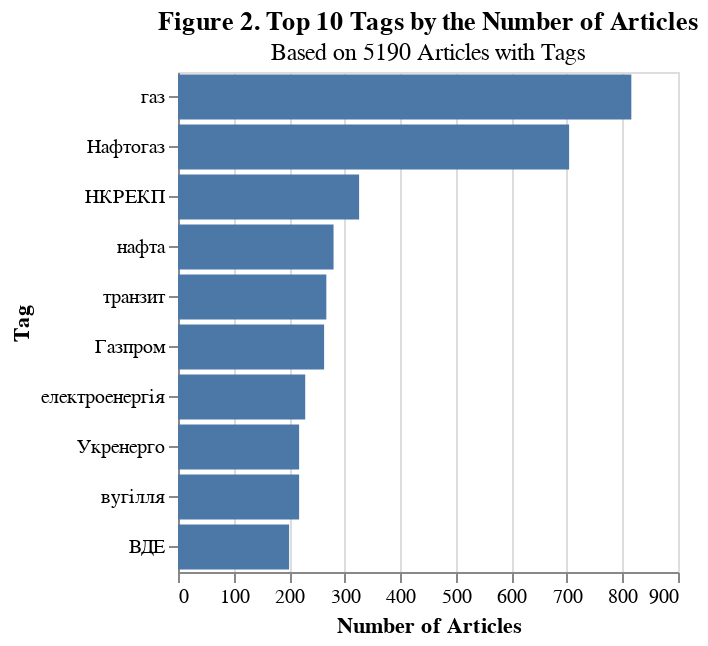

Notebook source saved alongside this figure:
### Code cell
chart2 = alt.Chart(df_temp.head(10)).mark_bar().encode(
    x=alt.X("Frequency", title = "Number of Articles"),
    y=alt.Y("Tag", sort = "-x"), #-x for descending order
    tooltip=["Tag", "Frequency"]
).properties(
    height = 250,
    width = 250,
    title = {"text":"Figure 2. Top 10 Tags by the Number of Articles ",
             "subtitle":f"Based on {df_articles.Tags.dropna().shape[0]} Articles with Tags"}

).interactive()
chart2

### Figure 1 — Vega-Lite specification as saved in the notebook (floating-point values rounded to 4 significant figures)
{"config": {"view": {"continuousWidth": 400, "continuousHeight": 300}}, "data": {"name": "data-5582a1ceca687c894c30d18593cb4358"}, "mark": "bar", "encoding": {"tooltip": [{"type": "nominal", "field": "Tag"}, {"type": "quantitative", "field": "Frequency"}], "x": {"type": "quantitative", "field": "Frequency", "title": "Number of Articles"}, "y": {"type": "nominal", "field": "Tag", "sort": "-x"}}, "height": 250, "selection": {"selector002": {"type": "interval", "bind": "scales", "encodings": ["x", "y"]}}, "title": {"text": "Figure 2. Top 10 Tags by the Number of Articles ", "subtitle": "Based on 5190 Articles with Tags"}, "width": 250, "$schema": "https://vega.github.io/schema/vega-lite/v4.8.1.json", "datasets": {"data-5582a1ceca687c894c30d18593cb4358": [{"Tag": "газ", "Frequency": 816}, {"Tag": "Нафтогаз", "Frequency": 704}, {"Tag": "НКРЕКП", "Frequency": 326}, {"Tag": "нафта", "Frequency": 280}, {"Tag": "транзит", "Frequency": 267}, {"Tag": "Газпром", "Frequency": 263}, {"Tag": "електроенергія", "Frequency": 229}, {"Tag": "Укренерго", "Frequency": 218}, {"Tag": "вугілля", "Frequency": 218}, {"Tag": "ВДЕ", "Frequency": 200}]}}
